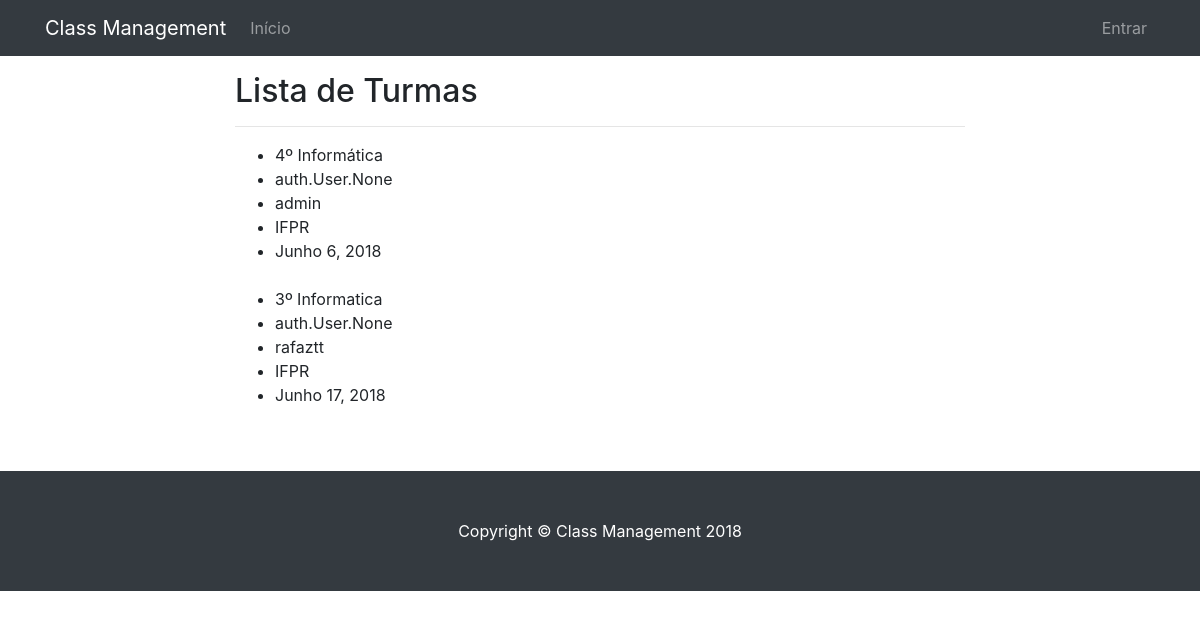
Screenshot of /visualizar/turma/ with the database file from the repository.
### classmanagement/models.py (models this page shows, shortened)
class Turma(models.Model):
    nome                    = models.CharField(max_length=120, blank=False, null=False, help_text='Obrigatório.')
    alunos                  = models.ManyToManyField(User, help_text='Obrigatório', related_name='alunos_matriculados')
    data_cadastro           = models.DateField(auto_now_add=True)
    representante           = models.ForeignKey(User, on_delete=models.PROTECT, blank=False, null=False)
    colegio                 = models.ForeignKey(Colegio, on_delete=models.PROTECT, blank=False, null=False, help_text='Obrigatório.')

class Colegio(models.Model):
    nome                    = models.CharField(max_length=240, blank= False, null=False, help_text='Obrigatório.')
    data_cadastro           = models.DateField(auto_now_add=True)
    def __str__(self):
        return self.nome
    class Meta:
        verbose_name = 'Colégio'
        verbose_name_plural = 'Colégios'

### classmanagement/views.py (the view)
# urls.py: path('visualizar/turma/', views.TurmaListView.as_view(), name='visualizar_turma'),
class TurmaListView(generic.ListView):
    model = models.Turma
    template_name = 'list/turma_list.html'
    def get_context_data(self, **kwargs):
        context = super().get_context_data(**kwargs)
        context['titulo'] = 'Lista de Turmas'
        return context

### classmanagement/templates/list/turma_list.html (shortened to what this page needs)
{% extends "list.html" %}
{% block lista %}
<ul>
{% for turma in object_list %}
    <li>{{ turma.nome }}</li>
    <li>{{ turma.alunos }}</li>
    <li>{{ turma.representante }}</li>
    <li>{{ turma.colegio }}</li>
    <li>{{ turma.data_cadastro }}</li>
    <br>
{% empty %}
    <li>Vazio.</li>
{% endfor %}
</ul>
{% endblock %}

### rows the page displays
Turma: nome "4º Informática", alunos "auth.User.None", representante "admin", colegio "IFPR", data_cadastro "Junho 6, 2018"
Turma: nome "3º Informatica", alunos "auth.User.None", representante "rafaztt", colegio "IFPR", data_cadastro "Junho 17, 2018"

### other values shown
{{ titulo }} "Lista de Turmas"
